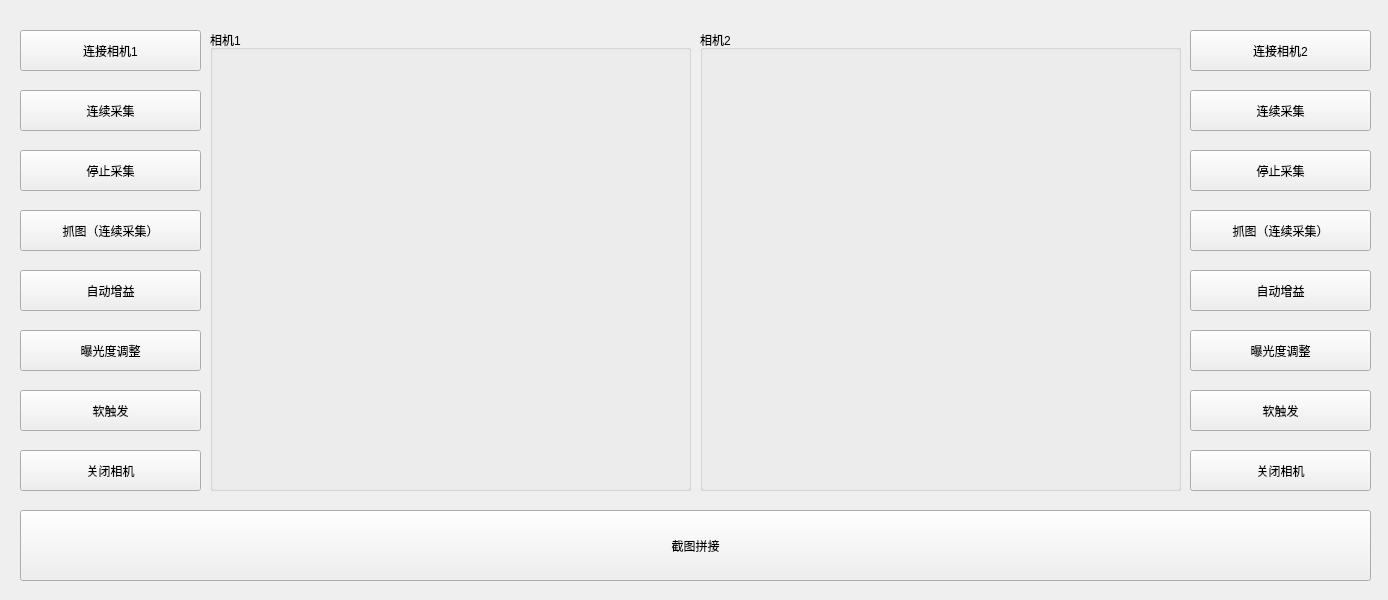
<?xml version="1.0" encoding="UTF-8"?>
<ui version="4.0">
 <class>Widget</class>
 <widget class="QWidget" name="Widget">
  <property name="geometry">
   <rect>
    <x>0</x>
    <y>0</y>
    <width>1388</width>
    <height>600</height>
   </rect>
  </property>
  <property name="windowTitle">
   <string>Widget</string>
  </property>
  <widget class="QPushButton" name="pushButton">
   <property name="geometry">
    <rect>
     <x>20</x>
     <y>30</y>
     <width>181</width>
     <height>41</height>
    </rect>
   </property>
   <property name="text">
    <string>连接相机1</string>
   </property>
  </widget>
  <widget class="QPushButton" name="pushButton_2">
   <property name="geometry">
    <rect>
     <x>20</x>
     <y>450</y>
     <width>181</width>
     <height>41</height>
    </rect>
   </property>
   <property name="text">
    <string>关闭相机</string>
   </property>
  </widget>
  <widget class="QPushButton" name="pushButton_3">
   <property name="geometry">
    <rect>
     <x>20</x>
     <y>390</y>
     <width>181</width>
     <height>41</height>
    </rect>
   </property>
   <property name="text">
    <string>软触发</string>
   </property>
  </widget>
  <widget class="QPushButton" name="pushButton_4">
   <property name="geometry">
    <rect>
     <x>20</x>
     <y>150</y>
     <width>181</width>
     <height>41</height>
    </rect>
   </property>
   <property name="text">
    <string>停止采集</string>
   </property>
  </widget>
  <widget class="QPushButton" name="pushButton_5">
   <property name="geometry">
    <rect>
     <x>20</x>
     <y>330</y>
     <width>181</width>
     <height>41</height>
    </rect>
   </property>
   <property name="text">
    <string>曝光度调整</string>
   </property>
  </widget>
  <widget class="QPushButton" name="pushButton_6">
   <property name="geometry">
    <rect>
     <x>20</x>
     <y>90</y>
     <width>181</width>
     <height>41</height>
    </rect>
   </property>
   <property name="text">
    <string>连续采集</string>
   </property>
  </widget>
  <widget class="QPushButton" name="pushButton_7">
   <property name="geometry">
    <rect>
     <x>20</x>
     <y>270</y>
     <width>181</width>
     <height>41</height>
    </rect>
   </property>
   <property name="text">
    <string>自动增益</string>
   </property>
  </widget>
  <widget class="QPushButton" name="pushButton_8">
   <property name="geometry">
    <rect>
     <x>20</x>
     <y>210</y>
     <width>181</width>
     <height>41</height>
    </rect>
   </property>
   <property name="text">
    <string>抓图（连续采集）</string>
   </property>
  </widget>
  <widget class="QGroupBox" name="groupBox">
   <property name="geometry">
    <rect>
     <x>210</x>
     <y>30</y>
     <width>481</width>
     <height>461</height>
    </rect>
   </property>
   <property name="title">
    <string>相机1</string>
   </property>
   <widget class="QLabel" name="label_image">
    <property name="geometry">
     <rect>
      <x>20</x>
      <y>40</y>
      <width>441</width>
      <height>401</height>
     </rect>
    </property>
    <property name="text">
     <string/>
    </property>
   </widget>
  </widget>
  <widget class="QGroupBox" name="groupBox_2">
   <property name="geometry">
    <rect>
     <x>700</x>
     <y>30</y>
     <width>481</width>
     <height>461</height>
    </rect>
   </property>
   <property name="title">
    <string>相机2</string>
   </property>
   <widget class="QLabel" name="label_image_2">
    <property name="geometry">
     <rect>
      <x>20</x>
      <y>40</y>
      <width>441</width>
      <height>401</height>
     </rect>
    </property>
    <property name="text">
     <string/>
    </property>
   </widget>
  </widget>
  <widget class="QPushButton" name="pushButton_9">
   <property name="geometry">
    <rect>
     <x>1190</x>
     <y>30</y>
     <width>181</width>
     <height>41</height>
    </rect>
   </property>
   <property name="text">
    <string>连接相机2</string>
   </property>
  </widget>
  <widget class="QPushButton" name="pushButton_10">
   <property name="geometry">
    <rect>
     <x>1190</x>
     <y>390</y>
     <width>181</width>
     <height>41</height>
    </rect>
   </property>
   <property name="text">
    <string>软触发</string>
   </property>
  </widget>
  <widget class="QPushButton" name="pushButton_11">
   <property name="geometry">
    <rect>
     <x>1190</x>
     <y>210</y>
     <width>181</width>
     <height>41</height>
    </rect>
   </property>
   <property name="text">
    <string>抓图（连续采集）</string>
   </property>
  </widget>
  <widget class="QPushButton" name="pushButton_12">
   <property name="geometry">
    <rect>
     <x>1190</x>
     <y>270</y>
     <width>181</width>
     <height>41</height>
    </rect>
   </property>
   <property name="text">
    <string>自动增益</string>
   </property>
  </widget>
  <widget class="QPushButton" name="pushButton_13">
   <property name="geometry">
    <rect>
     <x>1190</x>
     <y>450</y>
     <width>181</width>
     <height>41</height>
    </rect>
   </property>
   <property name="text">
    <string>关闭相机</string>
   </property>
  </widget>
  <widget class="QPushButton" name="pushButton_14">
   <property name="geometry">
    <rect>
     <x>1190</x>
     <y>150</y>
     <width>181</width>
     <height>41</height>
    </rect>
   </property>
   <property name="text">
    <string>停止采集</string>
   </property>
  </widget>
  <widget class="QPushButton" name="pushButton_15">
   <property name="geometry">
    <rect>
     <x>1190</x>
     <y>330</y>
     <width>181</width>
     <height>41</height>
    </rect>
   </property>
   <property name="text">
    <string>曝光度调整</string>
   </property>
  </widget>
  <widget class="QPushButton" name="pushButton_16">
   <property name="geometry">
    <rect>
     <x>1190</x>
     <y>90</y>
     <width>181</width>
     <height>41</height>
    </rect>
   </property>
   <property name="text">
    <string>连续采集</string>
   </property>
  </widget>
  <widget class="QPushButton" name="pushButton_17">
   <property name="geometry">
    <rect>
     <x>20</x>
     <y>510</y>
     <width>1351</width>
     <height>71</height>
    </rect>
   </property>
   <property name="text">
    <string>截图拼接</string>
   </property>
  </widget>
 </widget>
 <layoutdefault spacing="6" margin="11"/>
 <resources/>
 <connections/>
</ui>
